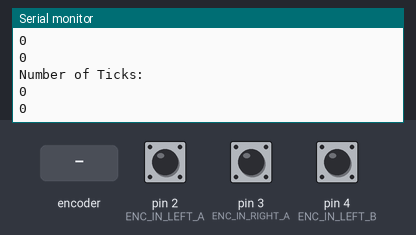
This sketch was run on a simulated Arduino Uno, built with avr-gcc and run on an emulated ATmega328P. Shown: the last lines printed to the serial monitor. Inputs (shaded band) come from the test bench; at power-on: pin 2 (ENC_IN_LEFT_A) HIGH, pin 3 (ENC_IN_RIGHT_A) HIGH, pin 4 (ENC_IN_LEFT_B) HIGH.

Above: at 1.2 s.
1.3 s: rotary encoder on pin 2 (ENC_IN_LEFT_A) / pin 4 (ENC_IN_LEFT_B) turned 1 step (first pin leading)
At 1.5 s:
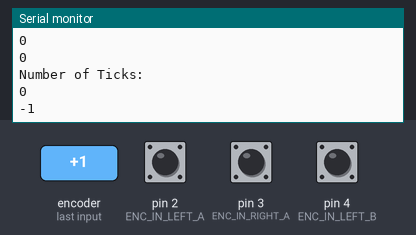
3.0 s: rotary encoder on pin 2 (ENC_IN_LEFT_A) / pin 4 (ENC_IN_LEFT_B) turned 1 step (first pin leading)
At 3.22 s:
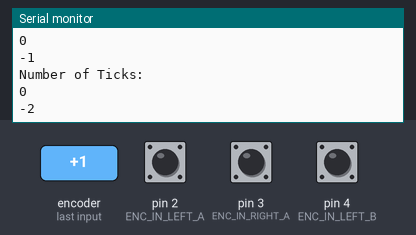
Timing chart, 0 to 6.0 s (numbered marks = the images above; inputs shaded):
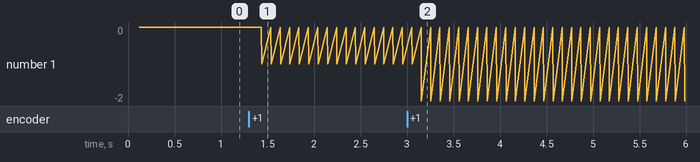

The sketch:

encoder_test.ino
```cpp
/*
 * Author: Automatic Addison
 * Website: https://automaticaddison.com
 * Description: Calculate the accumulated ticks for each wheel using the
 * built-in encoder (forward = positive; reverse = negative)
 */

// Encoder output to Arduino Interrupt pin. Tracks the tick count.
#define ENC_IN_LEFT_A 2
#define ENC_IN_LEFT_B 4

// Other encoder output to Arduino to keep track of wheel direction
// Tracks the direction of rotation.
#define ENC_IN_RIGHT_A 3
#define ENC_IN_RIGHT_B 5

// True = Forward; False = Reverse
boolean Direction_left = true;
boolean Direction_right = true;

// Minumum and maximum values for 16-bit integers
const int encoder_minimum = -32768;
const int encoder_maximum = 32767;

// Keep track of the number of wheel ticks
volatile int left_wheel_tick_count = 0;
volatile int right_wheel_tick_count = 0;

// One-second interval for measurements
int interval = 100;
long previousMillis = 0;
long currentMillis = 0;

void setup() {

  // Open the serial port at 9600 bps
  Serial.begin(9600);

  // Set pin states of the encoder
  pinMode(ENC_IN_LEFT_A , INPUT_PULLUP);
  pinMode(ENC_IN_LEFT_B , INPUT);
  pinMode(ENC_IN_RIGHT_A , INPUT_PULLUP);
  pinMode(ENC_IN_RIGHT_B , INPUT);

  // Every time the pin goes high, this is a tick
  attachInterrupt(digitalPinToInterrupt(ENC_IN_LEFT_A), left_wheel_tick, RISING);
  attachInterrupt(digitalPinToInterrupt(ENC_IN_RIGHT_A), right_wheel_tick, RISING);
}

void loop() {

  // Record the time
  currentMillis = millis();

  // If one second has passed, print the number of ticks
  if (currentMillis - previousMillis > interval) {

    previousMillis = currentMillis;

    Serial.println("Number of Ticks: ");
    Serial.println(right_wheel_tick_count);
    Serial.println(left_wheel_tick_count);
    Serial.println();
  }
}

// Increment the number of ticks
void right_wheel_tick() {

  // Read the value for the encoder for the right wheel
  int val = digitalRead(ENC_IN_RIGHT_B);

  if(val == LOW) {
    Direction_right = false; // Reverse
  }
  else {
    Direction_right = true; // Forward
  }

  if (Direction_right) {

    if (right_wheel_tick_count == encoder_maximum) {
      right_wheel_tick_count = encoder_minimum;
    }
    else {
      right_wheel_tick_count--;
    }
  }
  else {
    if (right_wheel_tick_count == encoder_minimum) {
      right_wheel_tick_count = encoder_maximum;
    }
    else {
      right_wheel_tick_count++;
    }
  }
}

// Increment the number of ticks
void left_wheel_tick() {

  // Read the value for the encoder for the left wheel
  int val = digitalRead(ENC_IN_LEFT_B);

  if(val == LOW) {
    Direction_left = true; // Reverse
  }
  else {
    Direction_left = false; // Forward
  }

  if (Direction_left) {
    if (left_wheel_tick_count == encoder_maximum) {
      left_wheel_tick_count = encoder_minimum;
    }
    else {
      left_wheel_tick_count--;
    }
  }
  else {
    if (left_wheel_tick_count == encoder_minimum) {
      left_wheel_tick_count = encoder_maximum;
    }
    else {
      left_wheel_tick_count++;
    }
  }
}
```

Measured:
- after the input at 1.3 s, the serial monitor: prints a new line after 0.14 s (image 1)
- after the input at 3.0 s, the serial monitor: prints a new line after 0.16 s (image 2)
- plotted number 1: 0 → -1 after the input at 1.3 s, -1 → -2 after the input at 3.0 s
